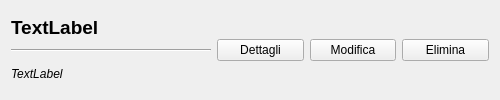
<?xml version="1.0" encoding="UTF-8"?>
<ui version="4.0">
 <class>StrumentoWidget</class>
 <widget class="QWidget" name="StrumentoWidget">
  <property name="geometry">
   <rect>
    <x>0</x>
    <y>0</y>
    <width>500</width>
    <height>100</height>
   </rect>
  </property>
  <property name="maximumSize">
   <size>
    <width>500</width>
    <height>100</height>
   </size>
  </property>
  <property name="windowTitle">
   <string>Form</string>
  </property>
  <layout class="QHBoxLayout" name="horizontalLayout">
   <item>
    <layout class="QVBoxLayout" name="verticalLayout">
     <item>
      <widget class="QLabel" name="nomeLabel">
       <property name="font">
        <font>
         <pointsize>14</pointsize>
         <weight>75</weight>
         <bold>true</bold>
        </font>
       </property>
       <property name="text">
        <string>TextLabel</string>
       </property>
      </widget>
     </item>
     <item>
      <widget class="Line" name="line">
       <property name="minimumSize">
        <size>
         <width>200</width>
         <height>0</height>
        </size>
       </property>
       <property name="orientation">
        <enum>Qt::Horizontal</enum>
       </property>
      </widget>
     </item>
     <item>
      <widget class="QLabel" name="prezzoLabel">
       <property name="font">
        <font>
         <italic>true</italic>
        </font>
       </property>
       <property name="text">
        <string>TextLabel</string>
       </property>
      </widget>
     </item>
    </layout>
   </item>
   <item>
    <widget class="QPushButton" name="detailPushButton">
     <property name="text">
      <string>Dettagli</string>
     </property>
    </widget>
   </item>
   <item>
    <widget class="QPushButton" name="editPushButton">
     <property name="text">
      <string>Modifica</string>
     </property>
    </widget>
   </item>
   <item>
    <widget class="QPushButton" name="deletePushButton">
     <property name="text">
      <string>Elimina</string>
     </property>
    </widget>
   </item>
  </layout>
 </widget>
 <resources/>
 <connections/>
</ui>
